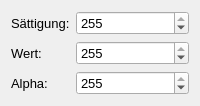
                <widget class="QWidget" name="page_3">
                 <layout class="QFormLayout" name="formLayout_8">
                  <item row="0" column="0">
                   <widget class="QLabel" name="label_38">
                    <property name="font">
                     <font>
                      <pointsize>10</pointsize>
                      <bold>false</bold>
                     </font>
                    </property>
                    <property name="text">
                     <string>Sättigung:</string>
                    </property>
                   </widget>
                  </item>
                  <item row="0" column="1">
                   <widget class="QSpinBox" name="spinBoxHSV_satursion">
                    <property name="font">
                     <font>
                      <pointsize>10</pointsize>
                      <bold>false</bold>
                     </font>
                    </property>
                    <property name="maximum">
                     <number>255</number>
                    </property>
                    <property name="value">
                     <number>255</number>
                    </property>
                   </widget>
                  </item>
                  <item row="1" column="0">
                   <widget class="QLabel" name="label_39">
                    <property name="enabled">
                     <bool>true</bool>
                    </property>
                    <property name="font">
                     <font>
                      <pointsize>10</pointsize>
                      <bold>false</bold>
                     </font>
                    </property>
                    <property name="text">
                     <string>Wert:</string>
                    </property>
                   </widget>
                  </item>
                  <item row="1" column="1">
                   <widget class="QSpinBox" name="spinBoxHSV_value">
                    <property name="enabled">
                     <bool>true</bool>
                    </property>
                    <property name="font">
                     <font>
                      <pointsize>10</pointsize>
                      <bold>false</bold>
                     </font>
                    </property>
                    <property name="maximum">
                     <number>255</number>
                    </property>
                    <property name="value">
                     <number>255</number>
                    </property>
                   </widget>
                  </item>
                  <item row="2" column="0">
                   <widget class="QLabel" name="label_40">
                    <property name="enabled">
                     <bool>true</bool>
                    </property>
                    <property name="font">
                     <font>
                      <pointsize>10</pointsize>
                      <bold>false</bold>
                     </font>
                    </property>
                    <property name="text">
                     <string>Alpha: </string>
                    </property>
                   </widget>
                  </item>
                  <item row="2" column="1">
                   <widget class="QSpinBox" name="spinBoxHSV_alpha">
                    <property name="font">
                     <font>
                      <pointsize>10</pointsize>
                      <bold>false</bold>
                     </font>
                    </property>
                    <property name="maximum">
                     <number>255</number>
                    </property>
                    <property name="value">
                     <number>255</number>
                    </property>
                   </widget>
                  </item>
                 </layout>
                </widget>
